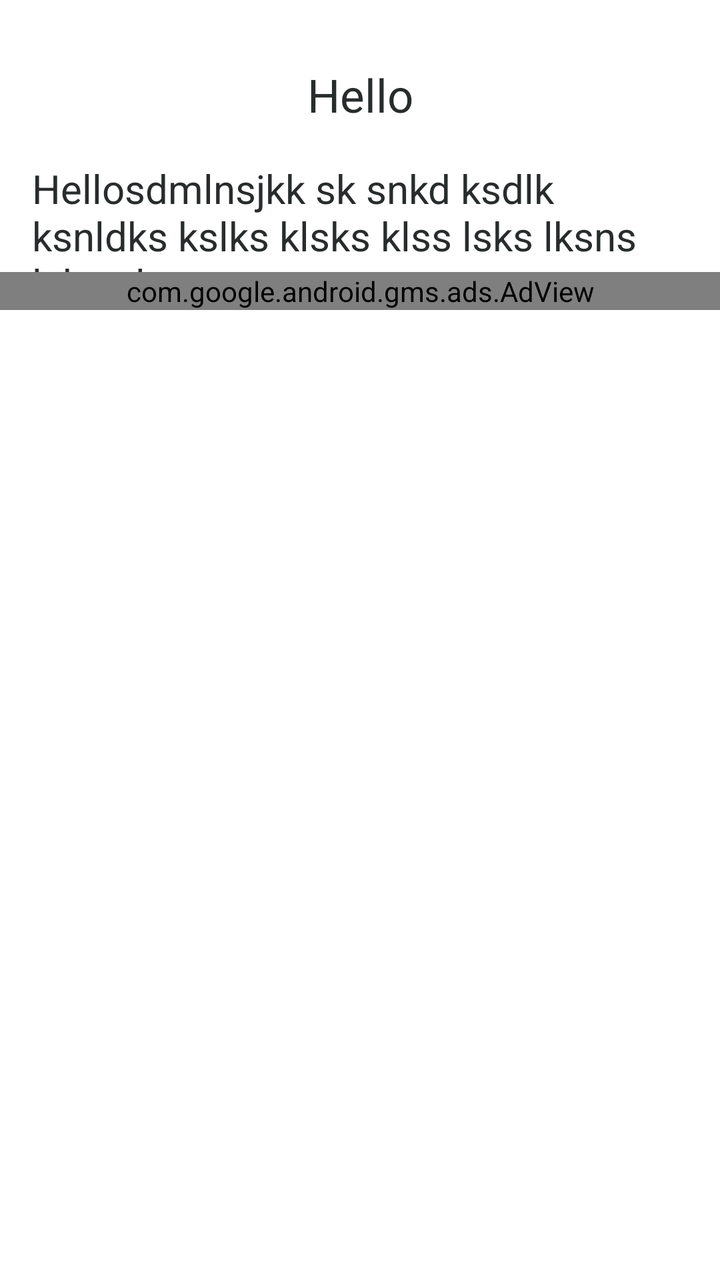
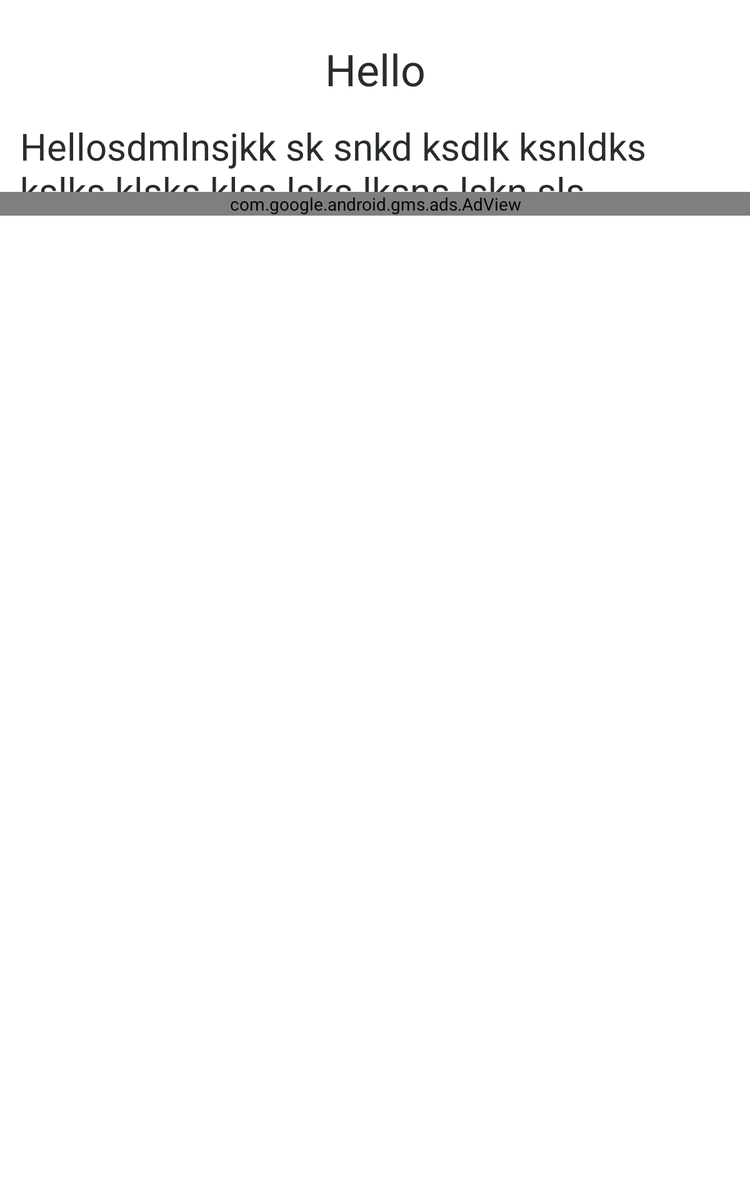

One screen, two layout resources from the same app: the default and the repository's alternative for another configuration. Each is rendered where Android would select it; the XML of both is given below.
<!-- AndroidManifest.xml: application theme AppTheme -->
<!-- res/layout/o_o_m_fragment.xml -->
<?xml version="1.0" encoding="utf-8"?>
<androidx.core.widget.NestedScrollView  xmlns:android="http://schemas.android.com/apk/res/android"
    xmlns:app="http://schemas.android.com/apk/res-auto"
    xmlns:tools="http://schemas.android.com/tools"
    android:layout_width="match_parent"
    android:layout_height="match_parent"
    tools:context=".ui.orderofmass.OOMFragment">

    <androidx.constraintlayout.widget.ConstraintLayout
        android:layout_width="match_parent"
        android:layout_height="match_parent">

        <TextView
            android:id="@+id/oom_title"
            android:layout_width="wrap_content"
            android:layout_height="wrap_content"
            android:layout_marginTop="32dp"
            android:textSize="23sp"
            android:textColor="@color/colorBlack"
            app:layout_constraintEnd_toEndOf="parent"
            app:layout_constraintStart_toStartOf="parent"
            app:layout_constraintTop_toTopOf="parent"
            tools:text="Hello" />

        <TextView
            android:textColor="@color/colorBlack"
            android:id="@+id/oom_body"
            android:layout_width="0dp"
            android:layout_height="wrap_content"
            android:layout_marginStart="16dp"
            android:layout_marginTop="18dp"
            android:layout_marginEnd="16dp"
            android:textSize="20sp"
            app:layout_constraintEnd_toEndOf="parent"
            app:layout_constraintStart_toStartOf="parent"
            app:layout_constraintTop_toBottomOf="@+id/oom_title"
            tools:text="Hellosdmlnsjkk sk snkd ksdlk ksnldks kslks klsks klss lsks lksns lskn sls" />
        <com.google.android.gms.ads.AdView
            android:id="@+id/adV"
            android:layout_width="match_parent"
            android:layout_height="wrap_content"
            app:adSize="BANNER"
            app:adUnitId="ca-app-pub-2405193777782482/7176920316"
            app:layout_constraintBottom_toBottomOf="parent"
            app:layout_constraintEnd_toEndOf="parent"
            app:layout_constraintStart_toStartOf="parent" />

    </androidx.constraintlayout.widget.ConstraintLayout>
</androidx.core.widget.NestedScrollView>
<!-- resources referenced by this layout -->
<resources>
  <color name="colorBlack">#282C2C</color>
  <style name="AppTheme" parent="Theme.MaterialComponents.Light.NoActionBar">
          <item name="colorPrimary">@color/colorPrimary</item>
          <item name="colorPrimaryDark">@color/colorPrimaryDark</item>
          <item name="colorAccent">@color/colorAccent</item>
          <item name="windowActionModeOverlay">true</item>
      </style>
  <color name="colorPrimary">#298CF6</color>
  <color name="colorPrimaryDark">#0972F1</color>
  <color name="colorAccent">#FFA501</color>
</resources>
<!-- res/layout-sw600dp/o_o_m_fragment.xml (the repository's variant of the layout above) -->
<!-- drawn on a 7-inch tablet held upright -->
<?xml version="1.0" encoding="utf-8"?>
<androidx.core.widget.NestedScrollView  xmlns:android="http://schemas.android.com/apk/res/android"
    xmlns:app="http://schemas.android.com/apk/res-auto"
    xmlns:tools="http://schemas.android.com/tools"
    android:layout_width="match_parent"
    android:layout_height="match_parent"
    tools:context=".ui.orderofmass.OOMFragment">

    <androidx.constraintlayout.widget.ConstraintLayout
        android:layout_width="match_parent"
        android:layout_height="match_parent">

        <TextView
            android:id="@+id/oom_title"
            android:layout_width="wrap_content"
            android:layout_height="wrap_content"
            android:layout_marginTop="32dp"
            android:textSize="35sp"
            android:textColor="@color/colorBlack"
            app:layout_constraintEnd_toEndOf="parent"
            app:layout_constraintStart_toStartOf="parent"
            app:layout_constraintTop_toTopOf="parent"
            tools:text="Hello" />

        <TextView
            android:textColor="@color/colorBlack"
            android:id="@+id/oom_body"
            android:layout_width="0dp"
            android:layout_height="wrap_content"
            android:layout_marginStart="16dp"
            android:layout_marginTop="18dp"
            android:layout_marginEnd="16dp"
            android:textSize="30sp"
            app:layout_constraintEnd_toEndOf="parent"
            app:layout_constraintStart_toStartOf="parent"
            app:layout_constraintTop_toBottomOf="@+id/oom_title"
            tools:text="Hellosdmlnsjkk sk snkd ksdlk ksnldks kslks klsks klss lsks lksns lskn sls" />
        <include
            android:id="@+id/adView"
            android:layout_width="wrap_content"
            android:layout_height="wrap_content"
            layout="@layout/adview"/>
    </androidx.constraintlayout.widget.ConstraintLayout>
</androidx.core.widget.NestedScrollView>
<!-- res/layout/adview.xml (included above) -->
<?xml version="1.0" encoding="utf-8"?>
<merge
    xmlns:android="http://schemas.android.com/apk/res/android"
    xmlns:app="http://schemas.android.com/apk/res-auto"
    android:layout_width="match_parent">

        <com.google.android.gms.ads.AdView
            android:id="@+id/adV"
            android:layout_width="match_parent"
            android:layout_height="wrap_content"
            app:adSize="BANNER"
            app:adUnitId="ca-app-pub-2405193777782482/7176920316"
            app:layout_constraintBottom_toBottomOf="parent"
            app:layout_constraintEnd_toEndOf="parent"
            app:layout_constraintStart_toStartOf="parent" />
</merge>
